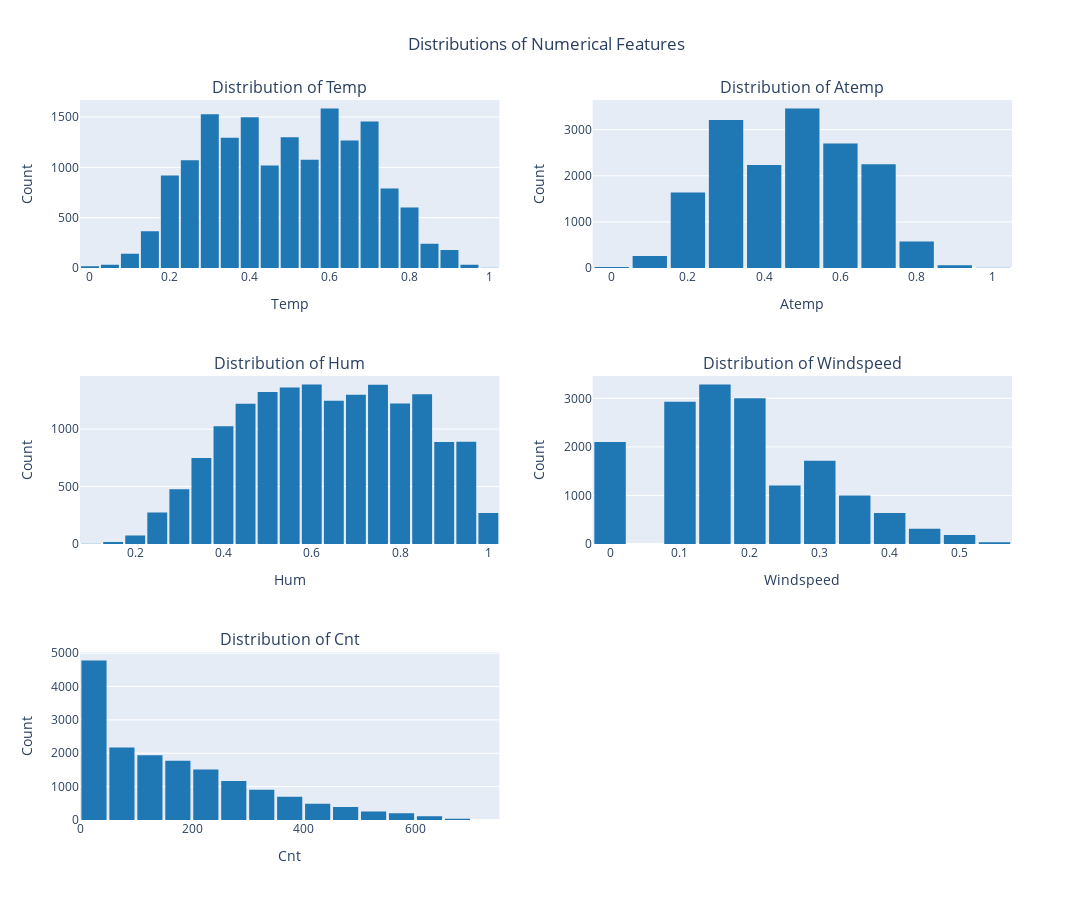

The code cell stored with this chart in its notebook:
### Markdown cell above
### Numerical Distributions:

The distributions of the most numerical features have a roughly normal distribution, centered around a mean with symmetric spread. However, Windspeed appears to be skewed, with a majority of the values clustered at lower ranges, and Cnt (count) shows a highly skewed distribution, indicating that most data points have lower values with a long tail.

### Code cell
eda.plot_num_dist(df, numerical_columns + ['cnt'])

### Figure 1 — Plotly figure (JSON) as saved in the notebook; plotly's stock layout.template omitted (floating-point values rounded to 4 significant figures; data arrays with more than 128 entries replaced by an {"elided": "..."} marker saying what was removed)
{"data": [{"marker": {"color": "#1f77b4"}, "nbinsx": 20, "type": "histogram", "x": {"elided": "16415 float values"}, "xaxis": "x", "yaxis": "y"}, {"marker": {"color": "#1f77b4"}, "nbinsx": 20, "type": "histogram", "x": {"elided": "16415 float values"}, "xaxis": "x2", "yaxis": "y2"}, {"marker": {"color": "#1f77b4"}, "nbinsx": 20, "type": "histogram", "x": {"elided": "16415 float values"}, "xaxis": "x3", "yaxis": "y3"}, {"marker": {"color": "#1f77b4"}, "nbinsx": 20, "type": "histogram", "x": {"elided": "16415 float values"}, "xaxis": "x4", "yaxis": "y4"}, {"marker": {"color": "#1f77b4"}, "nbinsx": 20, "type": "histogram", "x": {"elided": "16415 int values"}, "xaxis": "x5", "yaxis": "y5"}], "layout": {"annotations": [{"font": {"size": 16}, "showarrow": false, "text": "Distribution of Temp", "x": 0.225, "xanchor": "center", "xref": "paper", "y": 1.0, "yanchor": "bottom", "yref": "paper"}, {"font": {"size": 16}, "showarrow": false, "text": "Distribution of Atemp", "x": 0.775, "xanchor": "center", "xref": "paper", "y": 1.0, "yanchor": "bottom", "yref": "paper"}, {"font": {"size": 16}, "showarrow": false, "text": "Distribution of Hum", "x": 0.225, "xanchor": "center", "xref": "paper", "y": 0.6167, "yanchor": "bottom", "yref": "paper"}, {"font": {"size": 16}, "showarrow": false, "text": "Distribution of Windspeed", "x": 0.775, "xanchor": "center", "xref": "paper", "y": 0.6167, "yanchor": "bottom", "yref": "paper"}, {"font": {"size": 16}, "showarrow": false, "text": "Distribution of Cnt", "x": 0.225, "xanchor": "center", "xref": "paper", "y": 0.2333, "yanchor": "bottom", "yref": "paper"}], "bargap": 0.1, "height": 900, "showlegend": false, "title": {"text": "Distributions of Numerical Features", "x": 0.5}, "width": 1200, "xaxis": {"anchor": "y", "domain": [0, 0.45], "tickangle": 0, "title": {"text": "Temp"}}, "xaxis2": {"anchor": "y2", "domain": [0.55, 1], "tickangle": 0, "title": {"text": "Atemp"}}, "xaxis3": {"anchor": "y3", "domain": [0, 0.45], "tickangle": 0, "title": {"text": "Hum"}}, "xaxis4": {"anchor": "y4", "domain": [0.55, 1], "tickangle": 0, "title": {"text": "Windspeed"}}, "xaxis5": {"anchor": "y5", "domain": [0, 0.45], "tickangle": 0, "title": {"text": "Cnt"}}, "xaxis6": {"anchor": "y6", "domain": [0.55, 1]}, "yaxis": {"anchor": "x", "domain": [0.7667, 1.0], "title": {"text": "Count"}}, "yaxis2": {"anchor": "x2", "domain": [0.7667, 1.0], "title": {"text": "Count"}}, "yaxis3": {"anchor": "x3", "domain": [0.3833, 0.6167], "title": {"text": "Count"}}, "yaxis4": {"anchor": "x4", "domain": [0.3833, 0.6167], "title": {"text": "Count"}}, "yaxis5": {"anchor": "x5", "domain": [0, 0.2333], "title": {"text": "Count"}}, "yaxis6": {"anchor": "x6", "domain": [0, 0.2333]}}}
